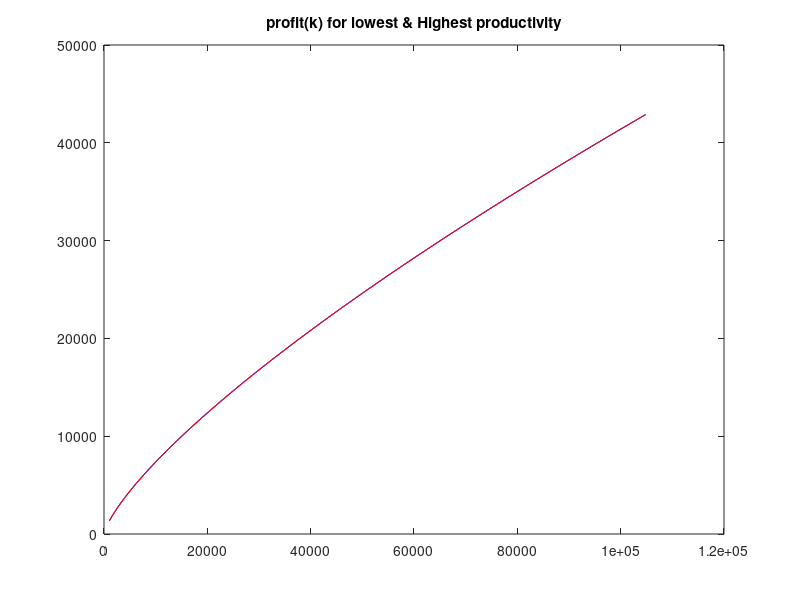
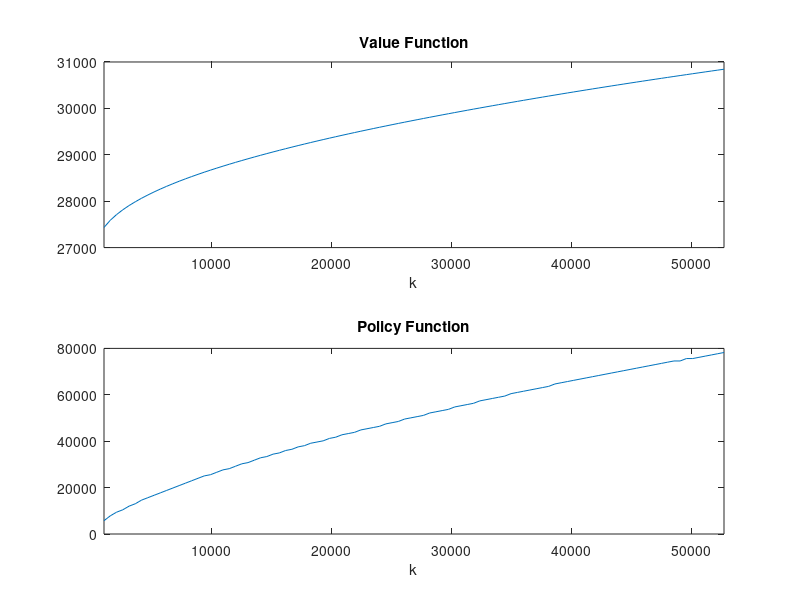
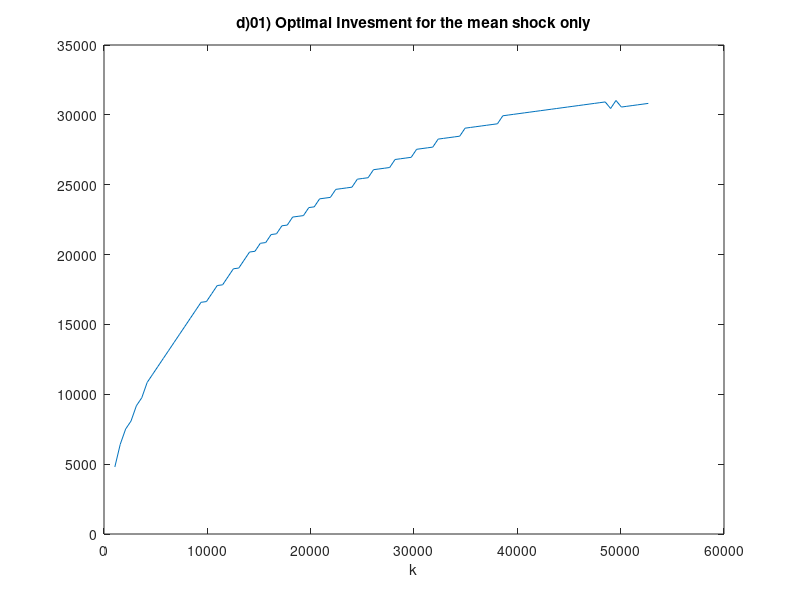

Here is the MATLAB script that generated these plots, in order:
%% UPENN, @Wharton
% Finance 937. 
% Prof. Joao Gomes
% Student: Rodrigo A. Morales M. && Mr. Paw Bednarek
% 
% Based on Jesus Fernandez-Villaverde RBC comparison code
% Okt 5, 2019

% Problem Set 01. Exercise d)

%% 0. Housekeeping

clear all
close all
clc

tic

%%  1. Calibration
clear
clc

rho = 0.8;   % ar(1) parameter of log(a) (productivity)
r = 0.02;    % 1/(1+r) discount rate of firm
bbeta = 1/(1+r);   % Discount factor of the firm
delta = 0.1; % depreciation
theta1 = 0.3; % kapital elasticity (cobbdouglas)
aalpha =theta1;     % Elasticity of output w.r.t. capital
theta2 = 0.6; % labor elasticity (cobbdouglas)
W = 2;   % wage
sigma = 0.1;  % std dev of eps (ar(1)) of log(a) (productivity)
abar = 8; % log(abar) is the mean of log(a), which is ar(1)
b0 = 0;    %parameter0 for cots of investing
b1 = 0.5;   %parameter1 for cots of investing
options = optimset('Display', 'off');  %when solves for kss

% Productivity values
na = 9;  %number of points for logaGrid = [loga0, loga1... loga9]
logabar = log(abar);
deltaLoga = sigma/sqrt(1-rho^2);  %change between each log(a);
%%%%%%%%%%%%%%%%
% For d), only take the meanshock 
vProductivity = logabar;
nGridProductivity = length(vProductivity);

% Transition matrix
if nGridProductivity > 1
    P   = eye(na);
    a_1 = vProductivity(1);
    a_n = vProductivity(na);
    for j = 1:na
        aj = vProductivity(j);
        upperBoundA = (a_1 - rho*aj - (1-rho)*logabar +deltaLoga/2)/sigma;
        P(1,j) = normcdf(upperBoundA);
        lowerboundA = (a_n - rho*aj - (1-rho)*logabar -deltaLoga/2)/sigma;
        P(na,j) = 1-normcdf(lowerboundA);
    end
    for i = 2:(na-1)
        for j = 1:(na)
            ai = vProductivity(i);
            aj = vProductivity(j);
            upperBoundA = (ai - rho*aj - (1-rho)*logabar +deltaLoga/2)/sigma;
            lowerboundA = (ai - rho*aj - (1-rho)*logabar -deltaLoga/2)/sigma;
            P(i,j) = normcdf(upperBoundA)-normcdf(lowerboundA);
        end
    end
    P'
    mTransition   = P;
else
    mTransition = 1;
end


%% 2. Steady State
%define the functions of labor, profit and investment...
labor = @(a,k) (theta1*(k.^theta1)'*a/W).^(1/(1-theta2));
profit = @(a,k) ((k'.^theta1)*a).*(labor(a,k).^theta2) - W*labor(a,k);
investment = @(a,k,kprime) kprime - (1-delta)* k'*ones(size(a,1));
%for d) 1 and 2
phi = @(a,k,kprime) b0 * k'*ones(1,size(a,1)) +...
    b1*(( investment(a,k,kprime)./ ( k'*ones(1,size(a,1)) )- delta).^2).*k'*ones(1,size(a,1));
%for d) (3) ,  b1 =10  if investment is higher than delta*k
phi2 = @(a,k,kprime) b0 * k'*ones(1,size(a,1)) +...
     10*(( investment(a,k,kprime)./ ( k'*ones(1,size(a,1)) )-delta).^2).*k'*ones(1,size(a,1));
%for d) (4)
%phi3 = @(a,k,kprime) b0 * k'*ones(1,size(a,1)) +...
%     b1*(( investment(a,k,kprime)./ ( k'*ones(1,size(a,1)) )-
%     delta).^2).*k'*ones(1,size(a,1));

%find the values of the steady state:
fss =@(a,kss) delta + b0 - (theta1*a*kss^(theta1-1)*labor(a,kss)^theta2)/(1+r);
[capitalSteadyState,fval] = fsolve(@(k)fss(abar,k),30,options);
outputSteadyState = abar*capitalSteadyState^theta1*labor(abar,capitalSteadyState)^theta2;

fprintf(' Output = %2.6f, Capital = %2.6f\n', outputSteadyState, capitalSteadyState); 
fprintf('\n')

% with kss, generate the grid of capital
capMiddle = (aalpha*abar/(r+delta))^(1/(1-aalpha));
kstep = 0.1; %0.00001
%vGridCapital = 0.5*capitalSteadyState:kstep:1.5*capitalSteadyState;
vGridCapital = 0.5*capMiddle:kstep:1.5*capMiddle;
kapitalMax = (abar/(delta))^(1/(1-aalpha));
vGridCapital = (0):kstep:(0.6*kapitalMax);
vGridCapital = (0):kstep:(capitalSteadyState);
vGridCapital = linspace(0.01*capitalSteadyState,capitalSteadyState,200);



nGridCapital = length(vGridCapital);
nGridProductivity = length(vProductivity);

%% Plot of the profit function

figure(1)
plot(vGridCapital, profit(exp(vProductivity(1)),vGridCapital),'-b')
hold on
plot(vGridCapital, profit(exp(vProductivity(nGridProductivity)),vGridCapital),'-r')
hold off
title('profit(k) for lowest & Highest productivity')

%% 3. Required matrices and vectors

mOutput           = zeros(nGridCapital,nGridProductivity);
mValueFunction    = zeros(nGridCapital,nGridProductivity);
mValueFunctionNew = zeros(nGridCapital,nGridProductivity);
mPolicyFunction   = zeros(nGridCapital,nGridProductivity);
expectedValueFunction = zeros(nGridCapital,nGridProductivity);

%% 4. We pre-build output for each point in the grid

profitMatrix = profit(exp(vProductivity),vGridCapital);

%% 5. Main iteration

maxDifference = 10.0;
tolerance = 0.00001;%0.0000001;
iteration = 0;

while (maxDifference>tolerance)  
    
    expectedValueFunction = mValueFunction*mTransition';
    
    for nProductivity = 1:nGridProductivity
        
        % We start from previous choice (monotonicity of policy function)
        gridCapitalNextPeriod = 1;
        
        for nCapital = 1:nGridCapital
                        
            valueHighSoFar = -1000.0;
            capitalChoice  = vGridCapital(1);
            
            for nCapitalNextPeriod = gridCapitalNextPeriod:nGridCapital
                
                %consumption = mOutput(nCapital,nProductivity)-vGridCapital(nCapitalNextPeriod);
                prodctvt = exp(vProductivity(nProductivity));
                currentCapital = vGridCapital(nCapital);
                kprimeTomorow = vGridCapital(nCapitalNextPeriod);
                invstm = investment(prodctvt,currentCapital,kprimeTomorow);
                %for 01.(d)(3)
                if invstm > delta*currentCapital
                    dividend = profitMatrix(nCapital,nProductivity) - invstm - phi(prodctvt,currentCapital,kprimeTomorow);
                else
                    dividend = profitMatrix(nCapital,nProductivity) - invstm - phi2(prodctvt,currentCapital,kprimeTomorow);
                end
                valueProvisional = (1-bbeta)*dividend+bbeta*expectedValueFunction(nCapitalNextPeriod,nProductivity);
            
                if (valueProvisional>valueHighSoFar)
                    valueHighSoFar = valueProvisional;
                    capitalChoice = vGridCapital(nCapitalNextPeriod);
                    gridCapitalNextPeriod = nCapitalNextPeriod;
                else
                    break; % We break when we have achieved the max
                end    
                  
            end
            
            mValueFunctionNew(nCapital,nProductivity) = valueHighSoFar;
            mPolicyFunction(nCapital,nProductivity) = capitalChoice;
            
        end
        
    end
    
    maxDifference = max(max(abs(mValueFunctionNew-mValueFunction)));
    mValueFunction = mValueFunctionNew;
    
    iteration = iteration+1;
    if (mod(iteration,10)==0 || iteration ==1)
        fprintf(' Iteration = %d, Sup Diff = %2.8f\n', iteration, maxDifference); 
    end
           
end

fprintf(' Iteration = %d, Sup Diff = %2.8f\n', iteration, maxDifference); 
fprintf('\n')
%fprintf(' My check = %2.6f\n', mPolicyFunction(1000,3));
fprintf('\n')

toc

%% 6. Plotting results

figure(2)

subplot(2,1,1)
plot(vGridCapital(1:100),mValueFunction(1:100,:))
xlim([vGridCapital(1) vGridCapital(nGridCapital/2)])
xlabel('k')
title('Value Function')

subplot(2,1,2)
plot(vGridCapital(1:100),mPolicyFunction(1:100,:))
xlim([vGridCapital(1) vGridCapital(nGridCapital/2)])
xlabel('k')
title('Policy Function')

% vExactPolicyFunction = aalpha*bbeta.*(vGridCapital.^aalpha);
% 
% subplot(3,1,3)
% plot((100.*(vExactPolicyFunction'-mPolicyFunction(:,1))./mPolicyFunction(:,1)))
% title('Comparison of Exact and Approximated Policy Function')

%set(gcf,'PaperOrientation','landscape','PaperPosition',...
%[-0.9 -0.5 12.75 9])
%print('-dpdf','Figure1.pdf')

%% Plotting optimal investment and financing for lowest, avg and highest
mOptimalInvestment = zeros(nGridProductivity, nGridCapital);
mFinancing = zeros(nGridProductivity, nGridCapital);
for nProductivity = 1:nGridProductivity
    for nCapital = 1:nGridCapital
        prodctvt = exp(vProductivity(nProductivity));
        currentCapital = vGridCapital(nCapital);
        captomorrow = mPolicyFunction(nCapital,nProductivity);
        invstmnt = investment(prodctvt,currentCapital,captomorrow);
        mOptimalInvestment(nCapital,nProductivity) = invstmnt;
        profits = profitMatrix(nCapital,nProductivity);
        costOfInvstmnt = phi(prodctvt,currentCapital,captomorrow);
        dividend = profits - invstmnt - costOfInvstmnt;
        mFinancing(nCapital,nProductivity) = max(-dividend,0);
    end
end
%shock a
figure(3)
% subplot(2,1,1)
plot(vGridCapital(1:100),mOptimalInvestment(1:100,1))
xlabel('k')
title('d)01) Optimal Invesment for the mean shock only')

% hold on
% plot(vGridCapital,mOptimalInvestment(:,5))
% plot(vGridCapital,mOptimalInvestment(:,1))
% legend('high a', 'middle a', 'low a')
% hold off

% subplot(2,1,2)
% plot(vGridCapital(1:100),mFinancing(1:100,1))
% xlabel('k')
% title('d) Financing (-d(a,k) when positive) for the mean shock only')

% hold on
% plot(vGridCapital,mFinancing(:,5))
% plot(vGridCapital,mFinancing(:,1))
% legend('high a', 'middle a', 'low a')
% hold off